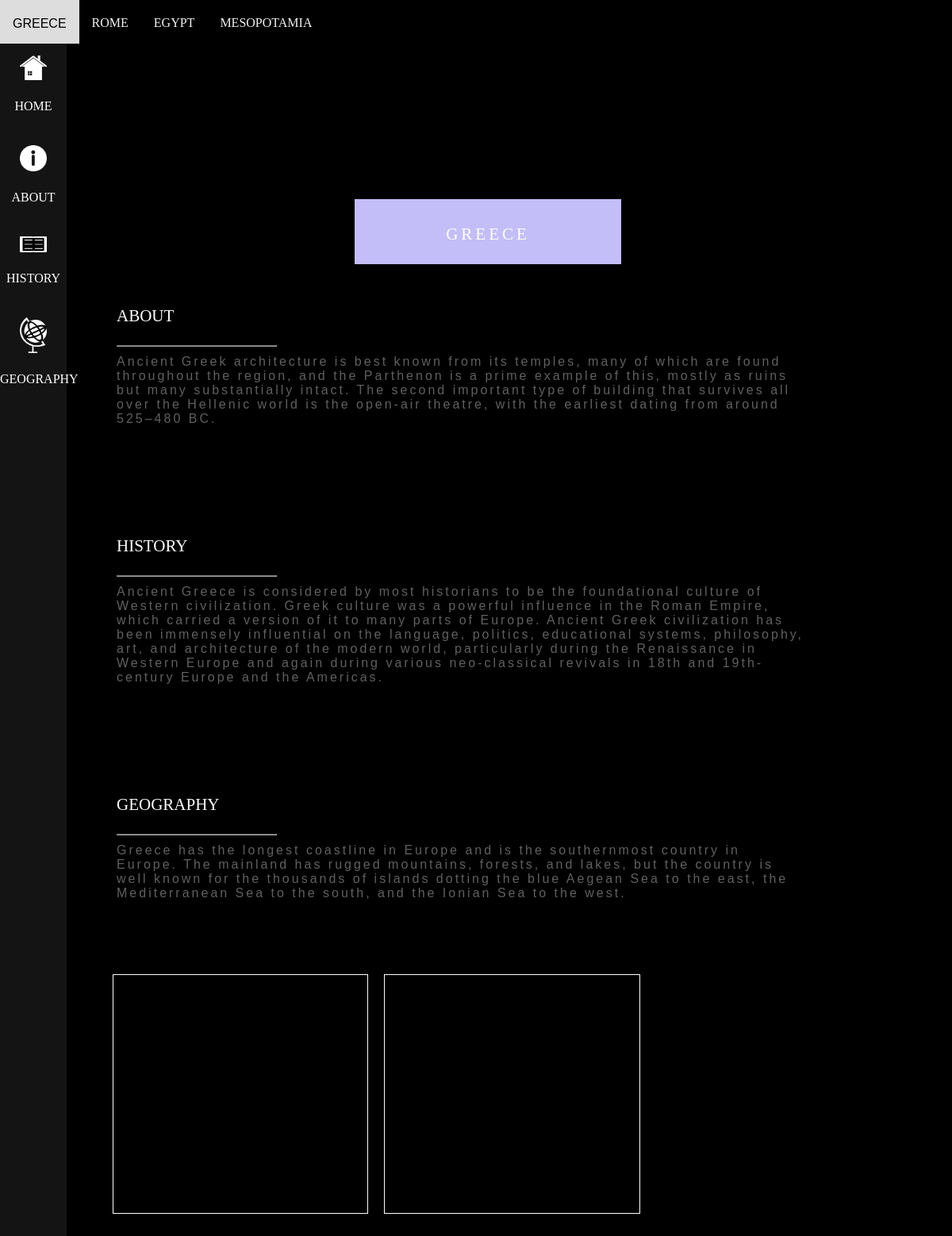
The app's page /country/1, older data.
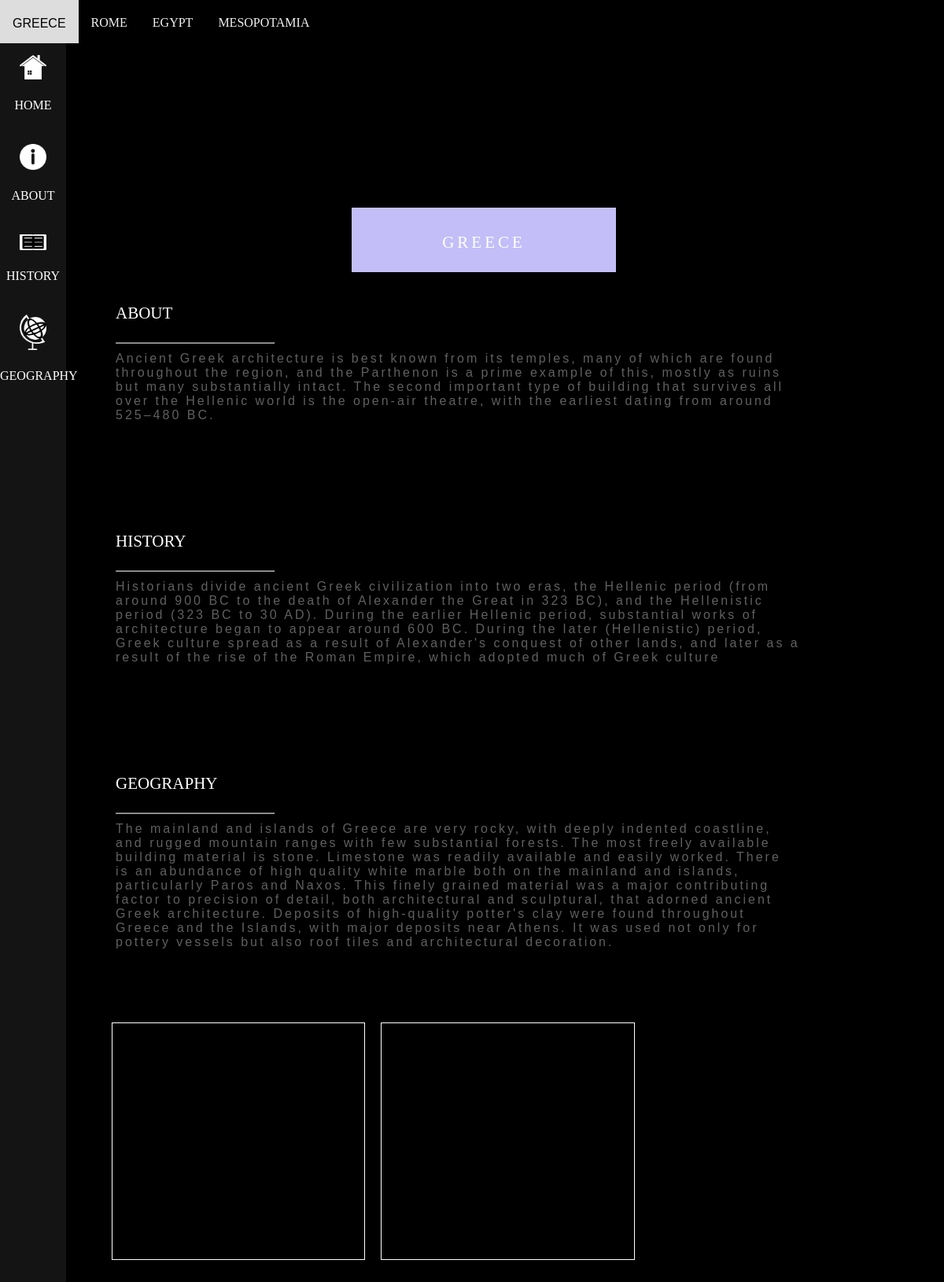
The same page, newer data.
### tables this page shows
CREATE TABLE Country (id INTEGER PRIMARY KEY AUTOINCREMENT NOT NULL, name TEXT NOT NULL, description TEXT NOT NULL, history TEXT, geography TEXT, ethnicityid INTEGER REFERENCES Ethnicity (id), photo STRING);

CREATE TABLE Building (id INTEGER PRIMARY KEY AUTOINCREMENT NOT NULL, name TEXT NOT NULL, "time period" INTEGER, location TEXT, designer TEXT, photo STRING, countryid INTEGER REFERENCES Country (id), design TEXT, history TEXT, material TEXT, uses TEXT);

### main.py (the view)
@app.route('/country/<int:id>')
def country(id):
    con = sql.connect("./historical_architecture.db")
    cur = con.cursor()
    cur.execute("SELECT * FROM Country;")
    rows = cur.fetchall()
    if (id) > 0:
        pass
    else:
        abort(404)
    try:
        items = (rows[id-1])
    except:
        abort(404)
    cur.execute("SELECT ethnicityid, id, name FROM Country\
                ORDER BY ethnicityid;")
    row2s = cur.fetchall()
    ids = []
    t = None
    for i in row2s:
        if i[0] == t:
            ids[-1].append(i)
        else:
            t = i[0]
            ids.append([i])
    cur.execute("SELECT building.photo, country.id, building.name,\
                building.id FROM country JOIN building ON country.id\
                = building.countryid ORDER BY country.id")
    row3s = cur.fetchall()
    builds = []
    for i in row3s:
        if i[1] == id:
            builds.append(i)
        else:
            pass
    return render_template('country.html', title="Country Tab", item=items,
                           id1=ids[0], id2=ids[1], id3=ids[2],
                           id4=ids[3], id5=ids[4], build=builds)

### templates/country.html (shortened to what this page needs)
{% extends 'layout.html' %}
{% block content %}
<div class ='country-side-bar' >
    <a href='\' class= 'country-side'>
        <img src='\static\icon\home.png' alt='home_icon' class='icon'>
        HOME
    </a>
    <a href='#about' class= 'country-side'>
        <img src='\static\icon\about.png' alt='about_icon' class='icon'>
        ABOUT
    </a>
    <a href='#history' class= 'country-side'>
        <img src='\static\icon\history.png' alt='history_icon' class='icon'>
        HISTORY
    </a>
    <a href='#geography' class= 'country-side'>
        <img src='\static\icon\geography.png' alt='geography_icon' class='icon'>
        GEOGRAPHY
    </a>
</div>
<embed class= 'top-picture' src= "{{item[6]}}">
<div class='align-top'>
    <div class='title'>
        {{item[1]}}
    </div>
</div>
<div class='country-body'>
    <br id = 'about'>
    <br>
    <div class='body-title'>
        about
    </div>
    <hr style='width:200px' class ='line' >
    <div class='country-text'>
        {{item[2]}}
    </div>
    <br id = 'history'>
    <br>
    <div class='body-title'>
        history
    </div>
    <hr style='width:200px' class ='line'>
    <div class='country-text'>
        {{item[3]}}
    </div>
    <br id='geography'>
    <br>
    <div class='body-title'>
        geography
    </div>
    <hr style='width:200px' class ='line'>
    <div class='country-text'>
        {{item[4]}}
    </div>
</div>
<div class= 'parent-link-building'>
    {% for buildid in build %}
    <a href='\building\{{buildid[3]}}' class = 'link-building'>
        <div class='link-building-img' style= 'background-image: url({{buildid[0]}})' alt="{{buildid[2]}}">
        </div>
    </a>
    {% endfor %}
</div>
{% endblock %}

### templates/layout.html (shortened to what this page needs)
<!DOCTYPE html>
<head>
    <link rel ="stylesheet" href='../static/css/style.css'>
</head>
<body>
    {% include 'nav.html' %}
    {% block content %}{% endblock %}
</body>

### templates/nav.html (shortened to what this page needs)
{% if request.path == '/country/1' or request.path == '/country/2' or request.path == '/country/11' or request.path == '/country/12' %}
<div class='topnav'>
    {% for item in id1 %}
    <a href="/country/{{item[1]}}" class='button'>{{item[2]}}</a>
    {% endfor %}
</div>
{% endif %}

### static/css/style.css (style rules this page uses)
.topnav { background-color: black; overflow: visible; position: fixed; width: 100%; z-index: 50; }
.button { float: left; color: #f2f2f2; text-align: center; padding: 14px 16px; text-decoration: none; font-size: 23px; font-variant-caps: all-petite-caps; }
body { margin:0; background-color: black; }
.title { padding:24px 48px; color:#fff; background-color:#C3BEF7; font-size:30px; letter-spacing:4px; border-style: solid; border-color: black; font-variant-caps: all-petite-caps; width: 100%; text-align: center; }
.body-title { color: white; padding-top:15px; padding-bottom: 15px; font-size: 30px; font-variant-caps: all-petite-caps; }
.top-picture { width: 100%; object-fit: cover; height: 30vh; object-position: 0% 40%; }
.align-top { position: absolute; top:18%; left:47%; transform:translate(-50%,-50%); width: 20vw; align-items: center; }
.country-side-bar { width:7%; background-color:rgb(20, 20, 20); margin:0; position: fixed; height: 100%; margin-top: 5vh; }
.country-side { width: 100%; height: auto; float: left; text-align: center; padding-top: 10px; padding-bottom: 10px; color:white; text-decoration: none; }
.icon { width: 40%; padding:20px; }
.country-body { margin-left: 10%; border-style: solid; background-color: black; margin-right: 15vw; padding-top: 10vh; background-attachment: fixed; padding-left: 2vw; }
.line { float: left; opacity: 70%; }
.country-text { font-family: Verdana, Geneva, Tahoma, sans-serif; padding-top:20px; padding-bottom: 20px; color: silver; text-align: left; opacity: 50%; padding-bottom: 10vh; letter-spacing: 3px; }
.parent-link-building { display:flex; margin-left : 11%; margin-bottom: 10vh; flex-wrap: wrap; }
.link-building { margin: 10px; display: inline-block; flex-basis: 30%; height: 300px; border: 1px solid white; overflow: hidden; position: relative; text-align: center; }
.link-building-img { width: 100%; height: 100%; background-size: cover; transition: all .5s; }
.link-building-img::before { content: ""; display: none; height: 100%; width: 100%; position: absolute; background-color: rgba(52, 73, 94, 0.75); cursor: pointer; }

Row changes from the older to the newer data that the page shows:
changed Country "greece": history "Ancient Greece is considered by most historians to be the foundational culture of Western civilization. Greek culture was a powerful influence in the Roman Empire, which carried a version of it to many parts of Europe. Ancient Greek civilization has been immensely influential on the language, politics, educational systems, philosophy, art, and architecture of the modern world, particularly during the Renaissance in Western Europe and again during various neo-classical revivals in 18th and 19th-century Europe and the Americas." → "Historians divide ancient Greek civilization into two eras, the Hellenic period (from around 900 BC to the death of Alexander the Great in 323 BC), and the Hellenistic period (323 BC to 30 AD). During the earlier Hellenic period, substantial works of architecture began to appear around 600 BC. During the later (Hellenistic) period, Greek culture spread as a result of Alexander's conquest of other lands, and later as a result of the rise of the Roman Empire, which adopted much of Greek culture"; geography "Greece has the longest coastline in Europe and is the southernmost country in Europe. The mainland has rugged mountains, forests, and lakes, but the country is well known for the thousands of islands dotting the blue Aegean Sea to the east, the Mediterranean Sea to the south, and the Ionian Sea to the west." → "The mainland and islands of Greece are very rocky, with deeply indented coastline, and rugged mountain ranges with few substantial forests. The most freely available building material is stone. Limestone was readily available and easily worked. There is an abundance of high quality white marble both on the mainland and islands, particularly Paros and Naxos. This finely grained material was a major contributing factor to precision of detail, both architectural and sculptural, that adorned ancient Greek architecture. Deposits of high-quality potter's clay were found throughout Greece and the Islands, with major deposits near Athens. It was used not only for pottery vessels but also roof tiles…"
